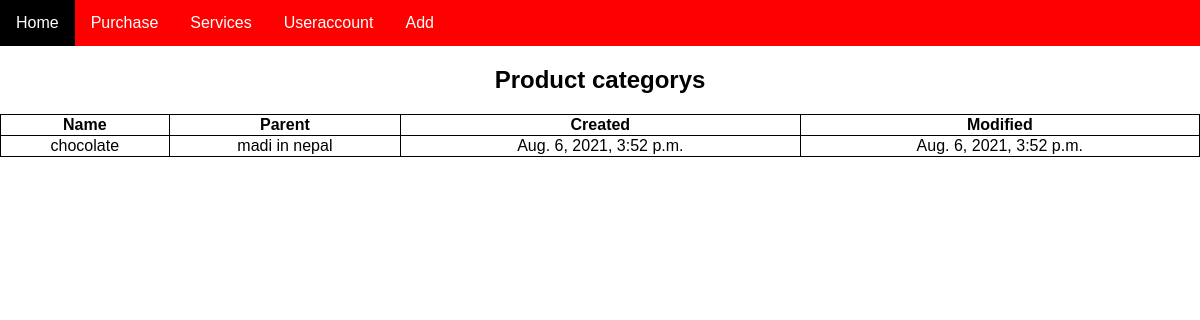
The page /product_categorys/ on the database its author committed.
### ttruckapp/models.py (models this page shows)
class Product_categorys(models.Model):
    name = models.CharField(max_length=100)
    parent = models.CharField(max_length=50, choices=PARENT)
    created = models.DateTimeField(auto_now_add=True)
    modified = models.DateTimeField(auto_now=True)

### ttruckapp/views.py (the view)
# urls.py: path('product_categorys/', views.product_categorys, name='product_categorys'),
def product_categorys(request):
    product_categorys = Product_categorys.objects.all()
    context = {'product_categorys': product_categorys}
    return render(request, 'product_categorys.html', context)

### ttruckapp/templates/product_categorys.html (shortened to what this page needs)
{% extends 'base.html' %}
{% block content %}
<h2>Product categorys</h2>
    <table class="table table-striped">
            <tr>
                <th>Name</th>
                <th>Parent</th>
                <th>Created</th>
                <th>Modified</th>
            </tr>
        {% for product_categorys in product_categorys %}
        <tr>
            <td style="text-align:center">{{product_categorys.name}}</td>
            <td style="text-align:center">{{product_categorys.parent}}</td>
            <td style="text-align:center">{{product_categorys.created}}</td>
            <td style="text-align:center">{{product_categorys.modified}}</td>
        </tr>
        {% endfor %}
    </table>
{% endblock content %}

### templates/base.html (style rules this page uses)
body { font-family: Arial, Helvetica, sans-serif; margin: 0; }

### ttruckapp/templates/product_categorys.html (style rules this page uses)
table { width: 100%; }
h2 { text-align: center }
table, th, td { border: 1px solid black; border-collapse: collapse; }

### rows shown on the page
Product_categorys: name "chocolate", parent "madi in nepal", created "Aug. 6, 2021, 3:52 p.m.", modified "Aug. 6, 2021, 3:52 p.m."
